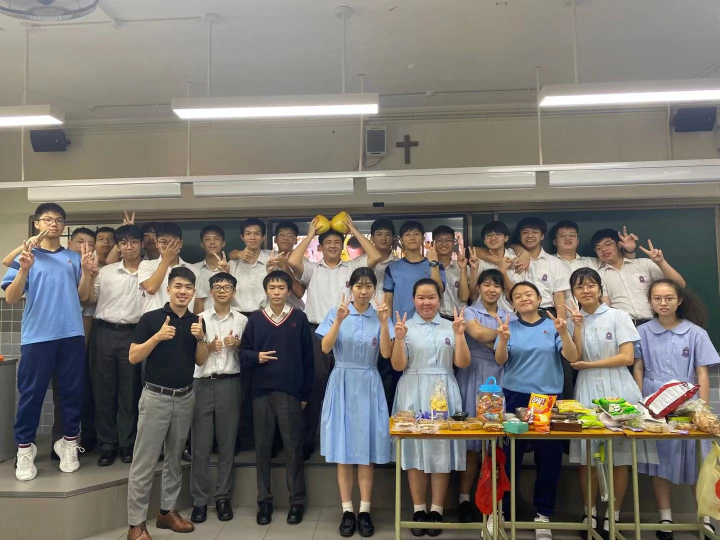
#> input picture week15_f5a24/classphoto.jpg, 1440 x 1080 px, given in place of the camera (shown at 1/2 size)
$ python f5a24_3.py
#> lines starting #> are read from the running program, lines starting #| are printed output that depends on the picture
print("f5a24黎家暉")
'''
#即時偵測影片中的人臉
import cv2
cap = cv2.VideoCapture(0)
face_cascade = cv2.CascadeClassifier("haarcascade_frontalface_default.xml")
#faces = face_cascade.detectMultiScale(gray)

if not cap.isOpened():
    print("Cannot open camera")
    exit()
while True:
    ret, frame = cap.read()
    if not ret:
        print("Cannot receive frame")
        break
    frame = cv2.resize(frame,(480,300))              # 縮小尺寸，避免尺寸過大導致效能不好
    gray = cv2.cvtColor(frame, cv2.COLOR_BGR2GRAY)   # 將鏡頭影像轉換成灰階
    faces = face_cascade.detectMultiScale(gray)      # 偵測人臉
    for (x, y, w, h) in faces:
        cv2.rectangle(frame, (x, y), (x+w, y+h), (255, 255, 255), 2)   # 標記人臉
    cv2.imshow('f5a24_3a', frame)
    if cv2.waitKey(1) == ord('q'):
        break
cap.release()
cv2.destroyAllWindows()
'''
# #=========================================
#b. 即時偵測影片中的人臉，自動加馬賽克
import cv2
cap = cv2.VideoCapture(0)
face_cascade = cv2.CascadeClassifier("haarcascade_frontalface_default.xml")
if not cap.isOpened():
    print("Cannot open camera")
    exit()

while True:
    ret, frame = cap.read()
#> frame is the input picture: shape (1080, 1440, 3); mean B, G, R 112.3, 118.8, 123.4
    if not ret:
        print("Cannot receive frame")
        break
    frame = cv2.resize(frame,(480,300))              # 縮小尺寸，避免尺寸過大導致效能不好
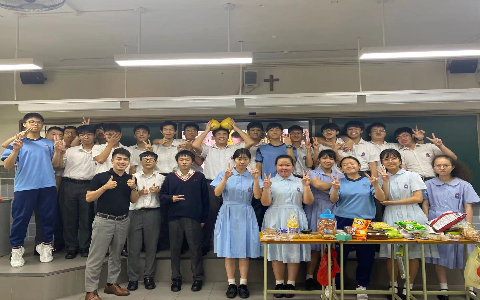
#> frame: shape (300, 480, 3); mean B, G, R 112.2, 118.8, 123.4
    gray = cv2.cvtColor(frame, cv2.COLOR_BGR2GRAY)   # 將鏡頭影像轉換成灰階
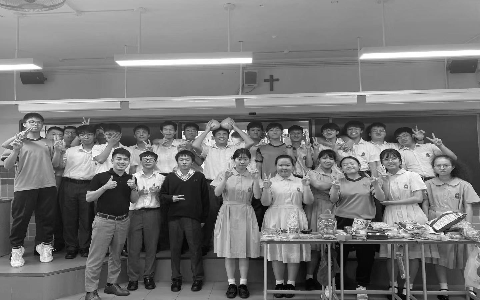
#> gray: shape (300, 480); min 0, max 255, mean 119.4
    faces = face_cascade.detectMultiScale(gray)      # 偵測人臉
#> faces = ()

    for (x, y, w, h) in faces:

        face_roi = frame[y:y+h, x:x+w]                      # 提取人臉區域
        face_roi = cv2.resize(face_roi, (w//10, h//10))     # 對人臉區域進行馬賽克處理
        face_roi = cv2.resize(face_roi, (w, h), interpolation=cv2.INTER_AREA)
        frame[y:y+h, x:x+w] = face_roi                      # 將馬賽克區域放回原圖
#> this loop made 0 passes

    cv2.imshow('f5a24_3b', frame)
    if cv2.waitKey(1) == ord('q'):
#> (key q is pressed here)
        break

cap.release()
cv2.destroyAllWindows()
